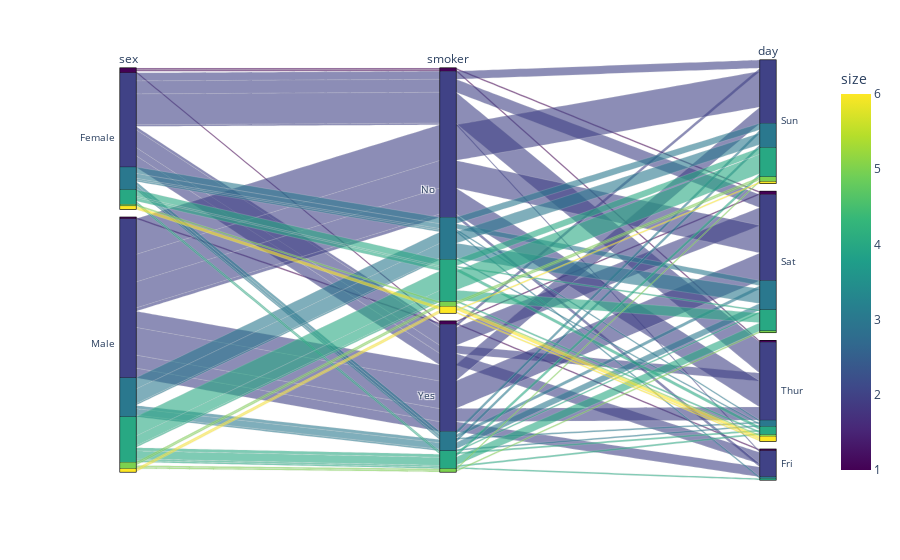

This figure's notebook cell:
### Code cell
fig = px.parallel_categories(tips,
                             dimensions=['sex','smoker','day'], # 내가 원하는 것만 보이게
                             color='size',
                             color_continuous_scale=px.colors.sequential.Viridis)
fig.show()

### Figure 1 — Plotly figure (JSON) as saved in the notebook; plotly's stock layout.template omitted (floating-point values rounded to 4 significant figures; data arrays with more than 128 entries replaced by an {"elided": "..."} marker saying what was removed)
{"data": [{"dimensions": [{"label": "sex", "values": {"elided": "244 str values"}}, {"label": "smoker", "values": {"elided": "244 str values"}}, {"label": "day", "values": {"elided": "244 str values"}}], "domain": {"x": [0, 1], "y": [0, 1]}, "line": {"color": {"elided": "244 int values"}, "coloraxis": "coloraxis"}, "name": "", "type": "parcats"}], "layout": {"coloraxis": {"colorbar": {"title": {"text": "size"}}, "colorscale": [[0, "#440154"], [0.1111, "#482878"], [0.2222, "#3e4989"], [0.3333, "#31688e"], [0.4444, "#26828e"], [0.5556, "#1f9e89"], [0.6667, "#35b779"], [0.7778, "#6ece58"], [0.8889, "#b5de2b"], [1, "#fde725"]]}, "legend": {"tracegroupgap": 0}, "margin": {"t": 60}}}
